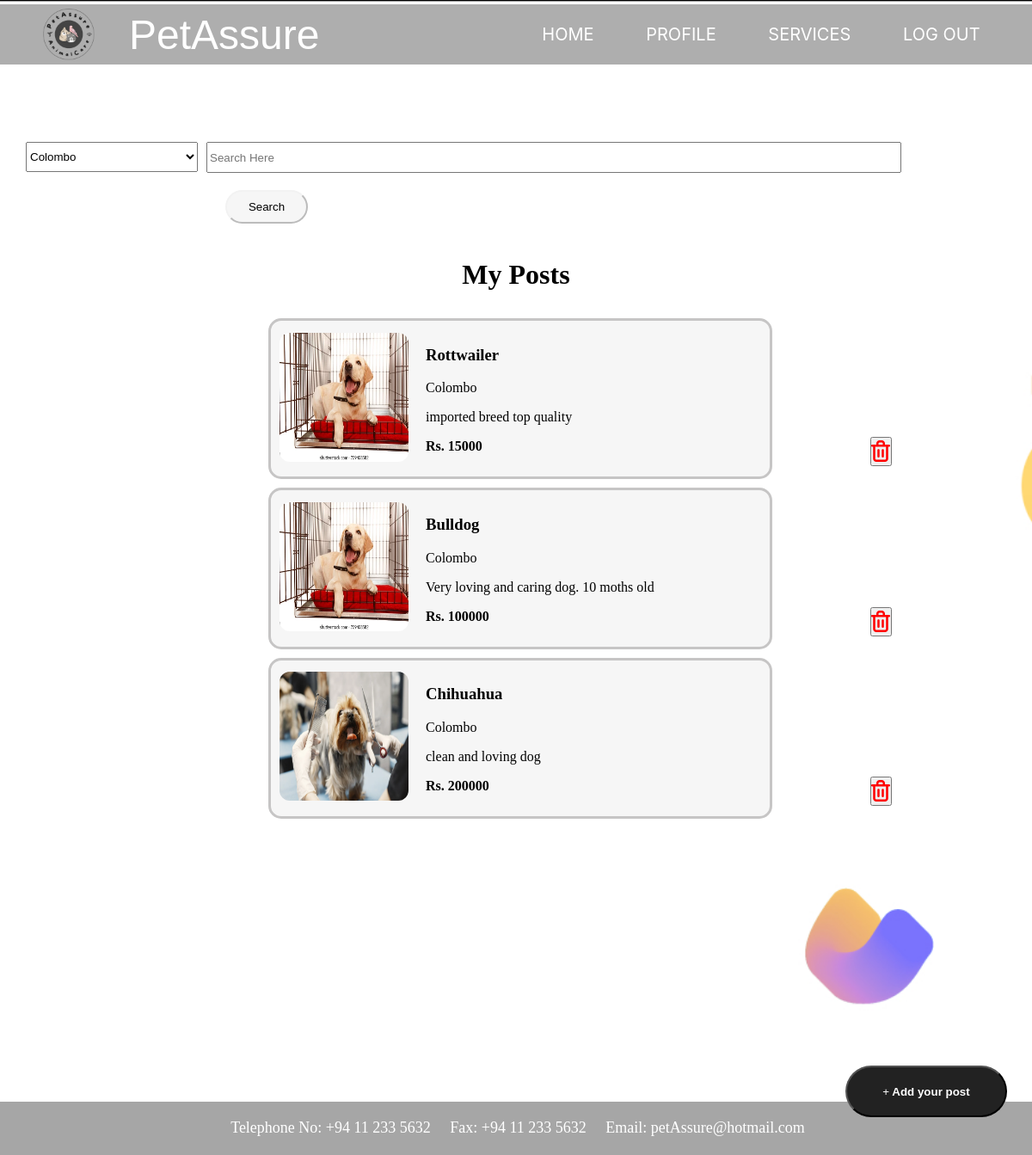
The app's page /client/history.php (signed in) with its own data.
### tables this page shows
CREATE TABLE `pet_selling` (
  `selling_id` int(11) NOT NULL,
  `name` varchar(255) DEFAULT NULL,
  `district` varchar(50) NOT NULL,
  `pet_variety` varchar(25) NOT NULL,
  `address` varchar(50) NOT NULL,
  `price` int(10) NOT NULL,
  `description` varchar(256) NOT NULL,
  `image` varchar(256) DEFAULT NULL,
  `email` varchar(100) NOT NULL,
  `phone_number` int(15) NOT NULL,
  `userid` int(11) NOT NULL
);

### client/history.php (the view, shortened to what this page needs)
<?php
require_once('../config/db.php');
if (isset($_SESSION["userid"])) {
    $userid = $_SESSION["userid"];
} else {
    exit("You must log in to access this page.");
}
$sql = "SELECT * FROM pet_selling WHERE userid = '$userid'";
$result = mysqli_query($con, $sql);
?>
<!DOCTYPE html>
<html lang="en">
<head>
    <link rel="stylesheet" href="../css/posts.css" />
    <link rel="stylesheet" href="https://unicons.iconscout.com/release/v4.0.0/css/line.css">
</head>
<body>
    <div class="page">
        <div class="nav" style="width: 100%">
            <div class="left">
                <img src="../images/logo.png" width="100px" height="100px" />
                <p style="margin-left: 20px">PetAssure</p>
            </div>
            <div class="right">
                <a href="homepage.html" class="font">HOME</a>
                <a href="userProfile.php" class="font">PROFILE</a>
                <a href="services1.php" class="font">SERVICES</a>
                <a href="../login.php" class="font">LOG OUT</a>
            </div>
        </div>
    </div>
    <div class="content" style="margin-top: 70px">
        <div class="filter" style="margin-left: 10px">
            <div>
                <select style="
              margin-left: 10px;
              margin-top: 20px;
              width: 200px;
              height: 35px;
            " name="districts" id="districts">
                    <option value="Colombo">Colombo</option>
                </select>
            </div>
            <div>
                <div>
                    <input style="
              margin-left: 10px;
              margin-top: 20px;
              width: 800px;
              height: 30px;
            " type="text" placeholder="Search Here" />
                    <button class="sbtn">Search</button>
                </div>
            </div>
        </div>
        <div style="display: flex; justify-content: center">
            <h1>My Posts</h1>
        </div>
        <div style="
          display: flex;
          flex-direction: column;
          margin: 10px;
          justify-content: center;
          align-items: center;
        ">
            <?php
            while ($row = mysqli_fetch_assoc($result)) {
                echo '
        <div class="card">
          <div
            style="
              display: flex;
              justify-content: center;
              align-items: center;
              margin: 10px;
            "
          >
          <a href="salepostview2.php?variety=' . $row['name'] . '&image=' . $row['image'] . '&district=' . $row['district'] . '&description=' . $row['description'] . '&phone_number=' . $row['phone_number'] . '&name=' . $row['name'] . '">
            <img
              src="../images/' . $row['image'] . '"
              width="150px"
              height="150px"
              style="border-radius: 8%"
            />
            </a>
          </div>
          <div style="margin: 10px">
            <h3>' . $row['name'] . '</h3>
            <p>
            ' . $row['district'] . '
            </p>
            <p>
            ' . $row['description'] . '
            </p>
            <p style="font-weight: 800">Rs. ' . $row['price'] . '</p>
            <style>
                        form {
                         display: inline;
                         margin: 0;
                         padding: 0;
                         border: none;
                            background: none;
            }</style>
            <form method="POST" action="history.php">
            <input type="hidden" name="selling_id" value="' . $row['selling_id'] . '" />
            <button type="submit" class="uil uil-trash-alt" style="
            position: fixed;
            height: 34px;
            WIDTH: 25px;
            MARGIN: -36px -174px -53px 517px;
        }
"></button>
        </form>
          </div>
        </div>
        ';
            }
            ; ?>
        </div>
        <div>
            <div style="display: flex; justify-content: right">
                <button onclick="location.href='addpost.php'" class="addbtn"><span>&#43;</span><b> Add your
                        post</b></button>
            </div>
        </div>
    </div>
    <div class="footerr" style="z-index: -1; width: 100%; position: relative">
        <p>
            Telephone No: +94 11 233 5632&nbsp;&nbsp;&nbsp;&nbsp; Fax: +94 11 233
            5632 &nbsp;&nbsp;&nbsp;&nbsp;Email: petAssure@hotmail.com​
        </p>
    </div>
</body>
</html>

### css/posts.css (style rules this page uses)
body { height: 100%; background-position: center; background-repeat: no-repeat; background-size: cover; display: flex; flex-direction: column; background-attachment: fixed; margin: 0%; }
.nav { margin-top: 5px; height: 70px; opacity: 90%; background-color: #A6A6A6; display: flex; flex-direction: row; z-index: 1; width: auto; }
.uil-trash-alt:before { color: red; font-size: 30px; margin: -2px -9px -12px -11px; content: '\e97a'; }
a.font:before { position: absolute; width: 0; height: 2px; bottom: 0; right: 0; background-color: #FFF; visibility: hidden; transition: all 0.3s ease-in-out; }
a.font { font-size: 20px; color: white; font-family: -apple-system, BlinkMacSystemFont, 'Segoe UI', Roboto, Oxygen, Ubuntu, Cantarell, 'Open Sans', 'Helvetica Neue', sans-serif; text-decoration: none; position: relative; }
.left { flex: 0.5; display: flex; flex-direction: row; align-items: center; justify-content: flex-start; margin-left: 30px; font-family: 'Lucida Sans', 'Lucida Sans Regular', 'Lucida Grande', 'Lucida Sans Unicode', Geneva, Verdana, sans-serif; font-size: 48px; color: #ffffff; }
.right { flex: 0.5; display: flex; flex-direction: row; align-items: center; justify-content: space-around; margin-right: 30px; }
form { background: linear-gradient(106.5deg, #918060a4 23%, rgba(188, 176, 193, 0.556) 93%); padding: 4em 4em 2em; max-width: 640px; margin: auto; margin-top: 120px; box-shadow: 0 0 1em #222; border-radius: 2px; }
.footerr { height: 50px; margin-top: 299px; opacity: 100%; background-color: #A6A6A6; padding: 2px 2px 10px 2px; position: absolute; text-align: center; font-family: Georgia, 'Times New Roman', Times, serif; font-size: large; color: white; }
.content { margin: 10px; }
.filter { display: flex; flex-direction: row; justify-content: center; }
.sbtn { margin: 20px; margin-left: 32px; width: 96px; height: 39px; border-radius: 59px; cursor: pointer; background-color: #f6f6f6; border-color: #f0f0f0a4; }
.card { display: flex; flex-direction: row; margin-left: 10px; width: 50%; border: 3px solid rgb(198, 197, 197); border-radius: 15px; background-color: #f6f6f6; margin-bottom: 10px; opacity: 50px; }
.addbtn { background-color: #222; color:rgb(255, 255, 255); position:fixed ; bottom:44px; right: 29px; margin-left: 20px; height: 60px; width: 188px; border-radius: 50px; }

### client/history.php (style rules this page uses)
body { background-image: url("../images/bg2.png"); }
form { display: inline; margin: 0; padding: 0; border: none; background: none; }

### records on screen
pet_selling: image (picture), name "Rottwailer", district "Colombo", description "imported breed top quality", price "15000"
pet_selling: image (picture), name "Bulldog", district "Colombo", description "Very loving and caring dog. 10 moths old", price "100000"
pet_selling: image (picture), name "Chihuahua", district "Colombo", description "clean and loving dog", price "200000"
